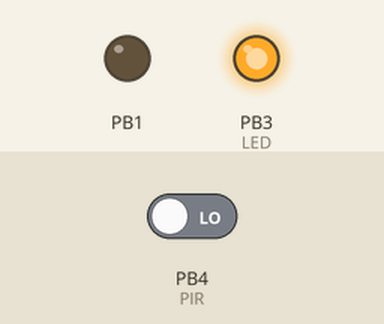
Bench run of a program on a simulated ATtiny85, built with avr-gcc and emulated at 1 MHz. On the bench: output pins drawn as LEDs (lit = HIGH). The inputs (shaded band) are chosen by the test bench; at power-on: PB4 (PIR) LOW. Sleep ends after the set time or at an interrupt.

Above: at 0.1 s.
At 50.1 s:
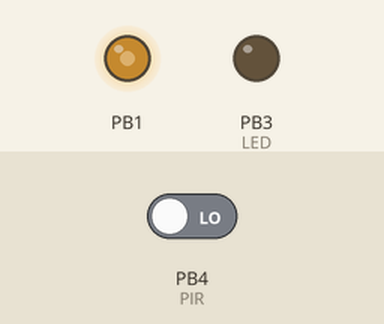
Timing chart, 0 to 51.6 s (numbered marks = the images above):
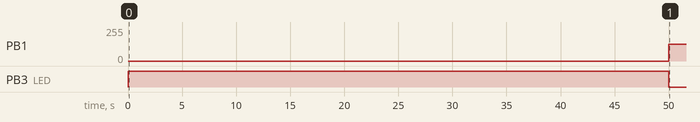

The program:

main.c
```c
/*
 *  PIR alarm
 *  Created on: Aug 17, 2012
 */

#include <stdint.h>
#include <stdlib.h>
#include <string.h>
#include <avr/io.h>
#include <avr/interrupt.h>
#include <avr/sleep.h>
#include <util/delay.h>
#include <util/delay_basic.h>
#include "libs/trace.h"

#define LED PB3
#define PIR PB4
unsigned n;


// wake from sleep
//EMPTY_INTERRUPT();
ISR(PCINT0_vect) {
	/* turn on status LED */
	PORTB |= _BV(LED); //ON!
}

ISR(TIM1_OVF_vect) {
	/* change alarm frequency to make klaxon sound.
	 * switching clock to get 4000hz and ~3000hz accuracy */
	if (OCR0A == 255) {
		OCR0A = 4;
		OCR0B = 2;
		TCCR0B |= _BV(CS01);
	} else {
		OCR0A = 255;
		OCR0B = 128;
		TCCR0B &= ~_BV(CS01);
	}
}


static void config_hardware(void) {
	   /* disable interrupts globally */
	     cli();

		/* power reduction */
		set_sleep_mode(SLEEP_MODE_PWR_DOWN);
		DDRB = 0x00; // Set direction to input on all pins
		PORTB = 0xFF; // Enable pull-ups on pins
		PRR |= _BV(PRUSI) | _BV(PRADC); // turn off peripherals not in use

		/* init software serial tx (disabled in trace.h) */
		char bootmsg[] = "-- Tiny85 Alarm Boot --";
		dbg_tx_init();
		dbg_putstring(bootmsg);

		/* status led */
		DDRB |= _BV(LED);
		PORTB |= _BV(LED); //ON!

		/* crude delay to allow PIR sensor to initialize */
		n = 0;
		while (n <= 9)
		{
			_delay_ms(5000);
			n++;
		}

		/* Timer 0 - the oscillator */
	    TCCR0A |= _BV(WGM00) | _BV(WGM01) | _BV(COM0B0) | _BV(COM0B1); // Mode 7 fast PWM, TOP=OCRA
	    TCCR0B |= _BV(WGM02) | _BV(CS00); // Mode 7 fast PWM, TOP=OCRA.
	    OCR0A = 255;
	    OCR0B = 128;
	 	DDRB |= _BV(PB1); // enable OC0B as output

	 	/* Timer 1 - LFO for altering pitch */
	 	TCCR1 |= _BV(CS11) | _BV(CS13); // CK/32
	 	TIMSK |= _BV(TOIE1); // overflow interrupt

	 	/* PIR sensor setup */
	    DDRB &= ~_BV(PIR);
	    PORTB &= ~_BV(PIR);
	    GIMSK |= _BV(PCIE); // pin change interrupt
	    PCMSK |= _BV(PCINT4); // triggers PCINT0_vect

	    /* showtime: enable interrupts */
	    sei();
}

int main(void)
{
	config_hardware();

	while (1) {

		if (!bit_is_set(PINB, PIR)) { // If PIR sensor is low, sleep.
			PORTB &= ~_BV(LED); // turn LED off
			sleep_mode();
		}
	};
	return 0;
}
```

trace.c
```c
// (licence header left out)
#include <stdint.h>
#include <avr/io.h>
#include <avr/interrupt.h>

#include "trace.h"

#if DBG_UART_ENABLE

void dbg_putchar(uint8_t c)
{
#define DBG_UART_TX_NUM_DELAY_CYCLES	((F_CPU/DBG_UART_BAUDRATE-16)/4+1)
#define DBG_UART_TX_NUM_ADD_NOP		((F_CPU/DBG_UART_BAUDRATE-16)%4)
	uint8_t sreg;
	uint16_t tmp;
	uint8_t numiter = 10;

	sreg = SREG;
	cli();

	asm volatile (
		/* put the START bit */
		"in %A0, %3"		"\n\t"	/* 1 */
		"cbr %A0, %4"		"\n\t"	/* 1 */
		"out %3, %A0"		"\n\t"	/* 1 */
		/* compensate for the delay induced by the loop for the
		 * other bits */
		"nop"			"\n\t"	/* 1 */
		"nop"			"\n\t"	/* 1 */
		"nop"			"\n\t"	/* 1 */
		"nop"			"\n\t"	/* 1 */
		"nop"			"\n\t"	/* 1 */

		/* delay */
	   "1:" "ldi %A0, lo8(%5)"	"\n\t"	/* 1 */
		"ldi %B0, hi8(%5)"	"\n\t"	/* 1 */
	   "2:" "sbiw %A0, 1"		"\n\t"	/* 2 */
		"brne 2b"		"\n\t"	/* 1 if EQ, 2 if NEQ */
#if DBG_UART_TX_NUM_ADD_NOP > 0
		"nop"			"\n\t"	/* 1 */
  #if DBG_UART_TX_NUM_ADD_NOP > 1
		"nop"			"\n\t"	/* 1 */
    #if DBG_UART_TX_NUM_ADD_NOP > 2
		"nop"			"\n\t"	/* 1 */
    #endif
  #endif
#endif
		/* put data or stop bit */
		"in %A0, %3"		"\n\t"	/* 1 */
		"sbrc %1, 0"		"\n\t"	/* 1 if false,2 otherwise */
		"sbr %A0, %4"		"\n\t"	/* 1 */
		"sbrs %1, 0"		"\n\t"	/* 1 if false,2 otherwise */
		"cbr %A0, %4"		"\n\t"	/* 1 */
		"out %3, %A0"		"\n\t"	/* 1 */

		/* shift data, putting a stop bit at the empty location */
		"sec"			"\n\t"	/* 1 */
		"ror %1"		"\n\t"	/* 1 */

		/* loop 10 times */
		"dec %2"		"\n\t"	/* 1 */
		"brne 1b"		"\n\t"	/* 1 if EQ, 2 if NEQ */
		: "=&w" (tmp),			/* scratch register */
		  "=r" (c),			/* we modify the data byte */
		  "=r" (numiter)		/* we modify number of iter.*/
		: "I" (_SFR_IO_ADDR(DBG_UART_TX_PORT)),
		  "M" (1<<DBG_UART_TX_PIN),
		  "i" (DBG_UART_TX_NUM_DELAY_CYCLES),
		  "1" (c),			/* data */
		  "2" (numiter)
	);
	SREG = sreg;
}
#undef DBG_UART_TX_NUM_DELAY_CYCLES
#undef DBG_UART_TX_NUM_ADD_NOP

void dbg_putstring(char string[])
{
   int i=0;
   while (string[i] != '\0')
   {
      dbg_putchar(string[i]);
      i++;
   }
   dbg_putchar(13); // Newline
   dbg_putchar(10);
}

#endif
```

trace.h
```c
// (licence header left out)
#ifndef DBG_PUTCHAR_H
#define DBG_PUTCHAR_H

#include <stdint.h>

/* User setting -> Whether to enable the software UART */
#define DBG_UART_ENABLE		0

/* User setting -> Output pin the software UART */
#define DBG_UART_TX_PORT	PORTB
#define DBG_UART_TX_DDR		DDRB
#define DBG_UART_TX_PIN		PB0

/* User setting -> Software UART baudrate. */
#define DBG_UART_BAUDRATE	9600


/* ---- DO NOT TOUCH BELOW THIS LINE ---- */

#if DBG_UART_ENABLE

/**
 * @brief Debug software UART initialization.
 */
#define dbg_tx_init()	do { \
		DBG_UART_TX_PORT |= (1<<DBG_UART_TX_PIN); \
		DBG_UART_TX_DDR |= (1<<DBG_UART_TX_PIN); \
	} while(0)

/**
 * @brief Software UART routine for transmitting debug information.
 *
 * @warning This routine blocks all interrupts until all 10 bits  ( 1 START +
 * 8 DATA + 1 STOP) are transmitted. This would be about 1ms with 9600bps.
 *
 * @note Calculation for the number of CPU cycles, executed for one bit time:
 * F_CPU/BAUDRATE = (3*1+2) + (2*1 + (NDLY-1)*4 + 2+1) + 6*1
 *
 * (NDLY-1)*4 = F_CPU/BAUDRATE - 16
 * NDLY = (F_CPU/BAUDRATE-16)/4+1
 */
extern void dbg_putchar(uint8_t c);
extern void dbg_putstring(char string[]);

#else
  #define dbg_tx_init()
  #define dbg_putchar(A)		((void)(A))
  #define dbg_putstring(A)		((void)(A))
#endif	/* DBG_UART_ENABLE */

#endif	/* DBG_PUTCHAR_H */
```

Measured:
- by itself, PB1: 0/255 → 127/255 at 50.0 s
- by itself, PB3 (LED): LOW → HIGH at 0.00 s, → LOW 50.0 s later
